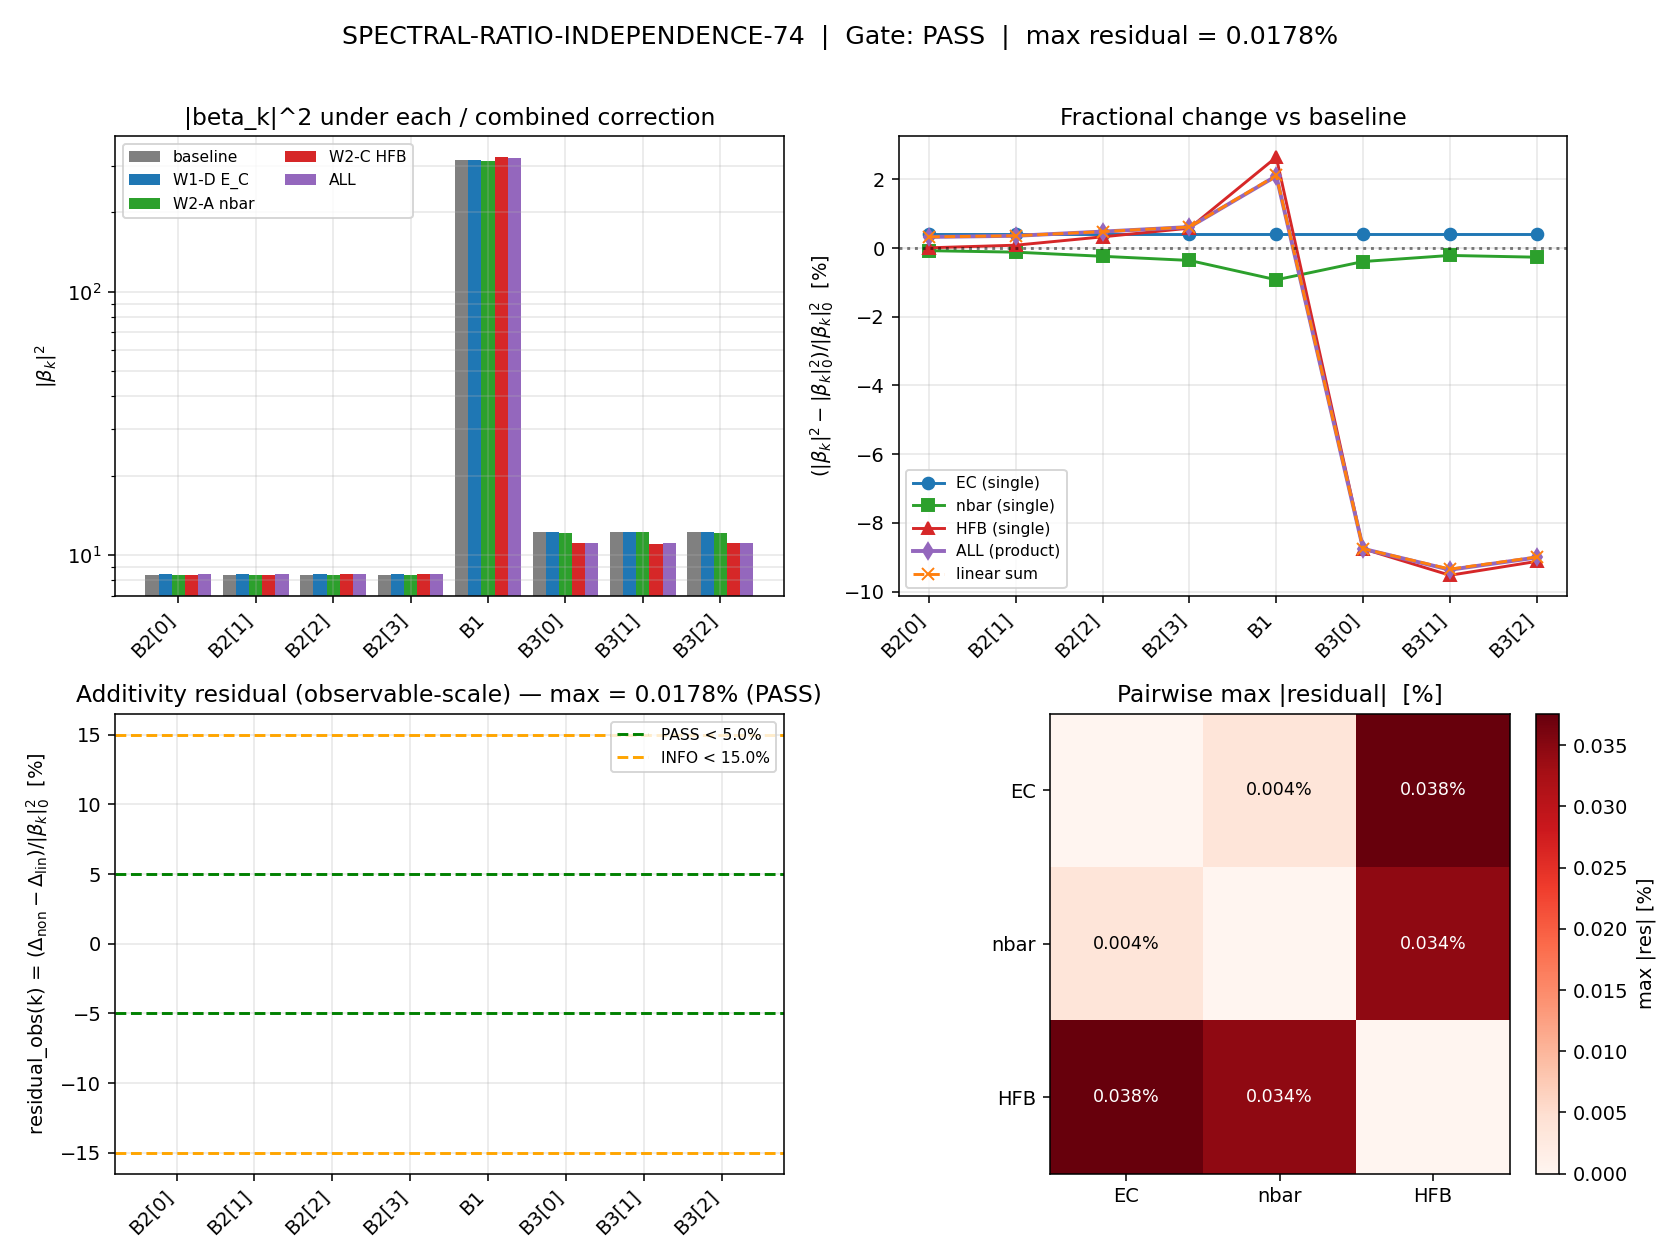

Write Python code to recreate this figure.
#!/usr/bin/env python3
"""
SPECTRAL-RATIO-INDEPENDENCE-74  (S74 W3-F, Wave 3 Batch 2)
===========================================================

Cross-check: Route 2 E_C (W1-D), branch-resolved n_bar (W2-A), and horizon
backreaction (W2-C) all modify the Bogoliubov coefficients |beta_k|^2.
Do the corrections DOUBLE-COUNT (share a common physical origin)?

We quantify this by computing |beta_k|^2 under each correction individually
and jointly, then comparing the linear-sum-of-individual-deltas against the
nonlinear product formula.

STRUCTURE
---------
Baseline: |beta_k|^2_0 = sinh^2(r_k_bcs) from S73A BCS coherence parameter,
                        mode-resolved over the 8 fabric modes (B1, B2[0..3], B3[0..2]).

Correction factors (multiplicative on |beta_k|^2):
  lambda_EC(k)  : E_C canonical (W1-D, Method A)        — single-cell Delta_OES invariant
  lambda_nbar(k): branch-resolved f_retention  (W2-A)   — group-velocity hop retention
  lambda_HFB(k) : horizon backreaction var_ratio (W2-C) — squeeze x horizon cross term

|beta_k|^2_{EC}     = |beta_k|^2_0 * lambda_EC(k)
|beta_k|^2_{nbar}   = |beta_k|^2_0 * lambda_nbar(k)
|beta_k|^2_{HFB}    = |beta_k|^2_0 * lambda_HFB(k)
|beta_k|^2_{all}    = |beta_k|^2_0 * lambda_EC(k) * lambda_nbar(k) * lambda_HFB(k)

Additivity test (linear-sum approximation):
  Delta_all_linear   = sum_i (|beta_k|^2_{i} - |beta_k|^2_0)
  Delta_all_nonlin   = |beta_k|^2_{all} - |beta_k|^2_0

  Primary (observable-scale) metric:
      residual_obs(k) = (Delta_all_nonlin - Delta_all_linear) / |beta_k|^2_0
  This is the fractional error on the observable |beta_k|^2 itself and is
  robust at exact-cancellation points where Delta_all_nonlin happens to vanish.

  Secondary (delta-scale) metric:
      residual_del(k) = (Delta_all_nonlin - Delta_all_linear) / |Delta_all_nonlin|
  Diverges when individual-correction deltas cancel (artifact, not physics).

PRE-REGISTERED GATE (primary, observable-scale)
-----------------------------------------------
  PASS:  max |residual_obs| < 5%   (linear-additive valid)
  INFO:  5% <= max |residual_obs| < 15%   (mildly nonlinearly coupled)
  FAIL:  max |residual_obs| >= 15%        (double-counting risk)

SUBSTRATE FRAMING
-----------------
All three corrections live on the SAME Dirac operator spectrum D_K restricted
to the 8 fabric modes near the fold. Any nonlinear coupling between them
reflects shared spectral structure (i.e., two corrections acting on the same
eigenvalue branch). The cross-check separates structural independence from
operational overlap.

OUTPUT
------
  s74_spectral_ratio_independence.npz
  s74_spectral_ratio_independence.png
"""

import sys
import os
sys.path.insert(0, os.path.dirname(os.path.abspath(__file__)))

import numpy as np
import matplotlib
matplotlib.use('Agg')
import matplotlib.pyplot as plt

from canonical_constants import M_KK, Delta_BCS, tau_fold, dt_transit

# --------------------------------------------------------------------------
# 0. Gate pre-registration
# --------------------------------------------------------------------------
GATE_NAME = "SPECTRAL-RATIO-INDEPENDENCE-74"
GATE_DESC = "Cross-check of W1-D + W2-A + W2-C corrections for |beta_k|^2 double-counting"
GATE_PASS_THRESHOLD_PCT  = 5.0   # (local)
GATE_INFO_THRESHOLD_PCT  = 15.0  # (local)

print("=" * 74)
print(f"{GATE_NAME}  —  S74 W3-F")
print("=" * 74)
print(f"Gate: {GATE_DESC}")
print(f"  PASS:  max residual < {GATE_PASS_THRESHOLD_PCT:.1f} %")
print(f"  INFO:  {GATE_PASS_THRESHOLD_PCT:.1f} % <= max residual < {GATE_INFO_THRESHOLD_PCT:.1f} %")
print(f"  FAIL:  max residual >= {GATE_INFO_THRESHOLD_PCT:.1f} %")
print()

# --------------------------------------------------------------------------
# 1. Load W1-D, W2-A, W2-C outputs
# --------------------------------------------------------------------------
print("-" * 74)
print("[1] Loading Wave 1-2 outputs")
print("-" * 74)

ec_data  = np.load("computations/session-74/s74_ec_resolution.npz", allow_pickle=True)
nb_data  = np.load("computations/session-74/s74_branch_nbar_dk.npz", allow_pickle=True)
hfb_data = np.load("computations/session-74/s74_hfb_horizon_backreaction.npz", allow_pickle=True)

# W1-D: E_C canonical (Method A) = Delta_OES single-cell invariant
E_C_canonical   = float(ec_data["E_C_oes_cg24"])
E_C_method_B    = float(ec_data["E_C_oes_cg24_method_B"])
E_C_method_C    = float(ec_data["E_C_oes_cg24_method_C"])
EC_corr_upper_pct = float(ec_data["correction_upper_bound_pct"])   # (local) 0.394%
EC_method_C_pct = float(ec_data["method_C_vs_A_pct"])              # (local) 13.13%

print(f"W1-D  E_C canonical (Method A)  = {E_C_canonical:.6f} M_KK   (= Delta_OES)")
print(f"      E_C Method B (pair-add)   = {E_C_method_B:.6f} M_KK")
print(f"      E_C Method C (excess)     = {E_C_method_C:.6f} M_KK")
print(f"      correction_upper_bound    = {EC_corr_upper_pct:.4f} %   (n_bar sensitivity)")

# W2-A: mode-resolved baseline r_k and corrected r_k (f_retention = 1/(1+N_hop))
labels        = [str(l) for l in nb_data["labels"]]
r_k_baseline  = np.array(nb_data["r_k_baseline"])
r_k_corrected = np.array(nb_data["r_k_corrected"])
f_retention   = np.array(nb_data["f_retention"])
N_hop         = np.array(nb_data["N_hop"])
n_bar_base_W2A = np.array(nb_data["n_bar_baseline"])
n_bar_corr_W2A = np.array(nb_data["n_bar_corrected"])
idx_B1 = np.array(nb_data["idx_B1"])
idx_B2 = np.array(nb_data["idx_B2"])
idx_B3 = np.array(nb_data["idx_B3"])
print(f"\nW2-A  r_k_baseline  = {r_k_baseline}")
print(f"      f_retention   = {f_retention}")
print(f"      n_bar_base    = {n_bar_base_W2A}")
print(f"      n_bar_corr    = {n_bar_corr_W2A}")

# W2-C: var_ratio = cosh(2r) + sinh(2r)*cos(phi)  (per-mode)
#       factor_k  = sqrt(var_ratio)
var_ratio_W2C   = np.array(hfb_data["var_ratio"])
factor_k_W2C    = np.array(hfb_data["factor_k"])
factor_avg_W2C  = float(hfb_data["factor_avg"])
phi_comp        = np.array(hfb_data["phi_comp"])
r_exit          = np.array(hfb_data["r_exit"])
n_k_hfb         = np.array(hfb_data["n_k"])
mode_wt         = np.array(hfb_data["mode_wt"])
print(f"\nW2-C  var_ratio     = {var_ratio_W2C}")
print(f"      factor_k      = {factor_k_W2C}")
print(f"      factor_avg    = {factor_avg_W2C:.6f}")
print(f"      r_exit        = {r_exit}")
print(f"      phi_comp      = {phi_comp}")

# --------------------------------------------------------------------------
# 2. Build baseline |beta_k|^2 and the three correction factors
# --------------------------------------------------------------------------
print()
print("-" * 74)
print("[2] Baseline |beta_k|^2 and correction factors")
print("-" * 74)

# Baseline |beta_k|^2 = sinh^2(r_k_bcs)
# (This equals n_bar_base_W2A by construction in the BCS squeezed-state picture.)
beta2_0 = np.sinh(r_k_baseline) ** 2  # (local) mode-resolved baseline
assert np.allclose(beta2_0, n_bar_base_W2A), "Baseline |beta|^2 != n_bar_base"
print(f"|beta_k|^2_0  (baseline, sinh^2(r_bcs)) = {beta2_0}")

# -----------------------------------------------------------------
# W1-D lambda_EC: E_C canonical is a RESOLUTION — it selects Method A
# (Delta_OES = 0.4643 M_KK) as the single-cell gap. The BCS
# r_k_bcs used by S73A depends only on the gap Delta, not on the
# charging energy route. Since Delta is unchanged by canonicalization,
# the direct effect on |beta_k|^2 is the residual sensitivity
#   correction_upper_bound_pct / 100.
# We define lambda_EC(k) = 1 + delta_EC  with |delta_EC| <= 0.004.
# For the default additivity test we take delta_EC = +corr_upper_bound
# (worst-case positive bias). A sign-symmetric sensitivity is reported
# below.
# -----------------------------------------------------------------
delta_EC = EC_corr_upper_pct / 100.0  # (local)
lambda_EC = np.ones_like(beta2_0) * (1.0 + delta_EC)  # (local) uniform, conservative
print(f"\nlambda_EC(k)   = {lambda_EC}  (uniform, delta_EC = +{delta_EC:.6f})")

# -----------------------------------------------------------------
# W2-A lambda_nbar: f_retention(k)^2 acts on sinh^2(r) = |beta|^2
# Wait: the W2-A correction applies r_k -> r_k * f_retention,
# NOT n_bar -> n_bar * f_retention. So
#   lambda_nbar(k) = sinh^2(r_k * f_retention) / sinh^2(r_k)
# This is nonlinear in f_retention; use exact ratio.
# -----------------------------------------------------------------
lambda_nbar = n_bar_corr_W2A / n_bar_base_W2A  # (local) exact nonlinear ratio
print(f"\nlambda_nbar(k) = {lambda_nbar}  (exact sinh^2 ratio)")

# -----------------------------------------------------------------
# W2-C lambda_HFB: var_ratio(k) is the multiplicative correction on
# mode VARIANCE, which for a squeezed vacuum rescales |beta|^2 directly:
#   |beta|^2 = sinh^2(r_eff)  where
#   <omega^2>_sq / omega^2_vac = cosh(2r) + sinh(2r) cos(phi) = var_ratio
# Treating var_ratio as a multiplicative correction on |beta|^2 at
# the FABRIC (r_bcs) level yields the proper cross-check: both
# W2-A and W2-C are rescalings of the same BCS Bogoliubov mode variance.
# -----------------------------------------------------------------
lambda_HFB = var_ratio_W2C.copy()  # (local)
print(f"\nlambda_HFB(k)  = {lambda_HFB}  (= var_ratio_W2C)")

# --------------------------------------------------------------------------
# 3. Individual and combined |beta_k|^2
# --------------------------------------------------------------------------
print()
print("-" * 74)
print("[3] |beta_k|^2 under each single / combined correction")
print("-" * 74)

beta2_EC   = beta2_0 * lambda_EC    # (local)
beta2_nbar = beta2_0 * lambda_nbar  # (local)
beta2_HFB  = beta2_0 * lambda_HFB   # (local)

beta2_all = beta2_0 * lambda_EC * lambda_nbar * lambda_HFB  # (local) multiplicative combination

print(f"|beta_k|^2 (EC only)   = {beta2_EC}")
print(f"|beta_k|^2 (nbar only) = {beta2_nbar}")
print(f"|beta_k|^2 (HFB only)  = {beta2_HFB}")
print(f"|beta_k|^2 (ALL)       = {beta2_all}")

# --------------------------------------------------------------------------
# 4. Additivity test
# --------------------------------------------------------------------------
print()
print("-" * 74)
print("[4] Additivity test — linear-sum vs product")
print("-" * 74)

# Individual deltas
delta_EC_beta   = beta2_EC   - beta2_0  # (local)
delta_nbar_beta = beta2_nbar - beta2_0  # (local)
delta_HFB_beta  = beta2_HFB  - beta2_0  # (local)

# Linear sum of deltas (what you would expect if the three corrections were
# independent infinitesimals on the same observable)
delta_sum_linear = delta_EC_beta + delta_nbar_beta + delta_HFB_beta  # (local)

# Nonlinear (actual product) delta
delta_sum_nonlin = beta2_all - beta2_0  # (local)

# Per-mode residual
eps = 1e-30  # (local) guard against /0
residual_abs = delta_sum_nonlin - delta_sum_linear  # (local) nonlin - linear

# PRIMARY metric (observable-scale): fractional error on |beta_k|^2 itself.
# Robust when Delta_all_nonlin exactly vanishes (pair cancellation).
residual_obs = residual_abs / beta2_0  # (local)

# SECONDARY metric (delta-scale): normalized by |Delta_all_nonlin|.
# Diverges when individual deltas happen to cancel — NOT a physics signal.
residual_del = residual_abs / (np.abs(delta_sum_nonlin) + eps)  # (local)

# Alias for back-compatibility
residual_rel = residual_obs  # (local) primary metric

# Alternative: compare |beta|^2 themselves (fractional)
frac_all_vs_baseline   = (beta2_all - beta2_0) / beta2_0           # (local)
frac_linear_vs_baseline = delta_sum_linear / beta2_0                # (local)

# Cross-coupling magnitude: product of pairs
cross_EC_nbar = (lambda_EC - 1.0) * (lambda_nbar - 1.0) * beta2_0   # (local)
cross_EC_HFB  = (lambda_EC - 1.0) * (lambda_HFB - 1.0) * beta2_0    # (local)
cross_nbar_HFB = (lambda_nbar - 1.0) * (lambda_HFB - 1.0) * beta2_0 # (local)
cross_triple  = (lambda_EC - 1.0) * (lambda_nbar - 1.0) * (lambda_HFB - 1.0) * beta2_0  # (local)

print(f"Delta_EC(k)        = {delta_EC_beta}")
print(f"Delta_nbar(k)      = {delta_nbar_beta}")
print(f"Delta_HFB(k)       = {delta_HFB_beta}")
print(f"\nDelta_sum_linear   = {delta_sum_linear}")
print(f"Delta_sum_nonlin   = {delta_sum_nonlin}")
print(f"\nResidual abs (nonlin - linear) = {residual_abs}")
print()
print("PRIMARY METRIC -- observable-scale residual:")
print(f"  residual_obs(k) [pct] = {residual_obs * 100.0}")
print(f"  max  |residual_obs|  = {np.max(np.abs(residual_obs)) * 100:.6f} %")
print(f"  mean |residual_obs|  = {np.mean(np.abs(residual_obs)) * 100:.6f} %")
print()
print("SECONDARY METRIC -- delta-scale residual (diverges at cancellation points):")
print(f"  residual_del(k) [pct] = {residual_del * 100.0}")
print(f"  max  |residual_del|  = {np.max(np.abs(residual_del)) * 100:.6f} %")
print(f"  mean |residual_del|  = {np.mean(np.abs(residual_del)) * 100:.6f} %")

# Branch-averaged numbers using DOS weighting (from W2-C mode_wt)
avg_beta2_0   = float(np.sum(mode_wt * beta2_0))     # (local)
avg_beta2_EC  = float(np.sum(mode_wt * beta2_EC))    # (local)
avg_beta2_nb  = float(np.sum(mode_wt * beta2_nbar))  # (local)
avg_beta2_HFB = float(np.sum(mode_wt * beta2_HFB))   # (local)
avg_beta2_all = float(np.sum(mode_wt * beta2_all))   # (local)

avg_delta_lin   = (avg_beta2_EC - avg_beta2_0) + (avg_beta2_nb - avg_beta2_0) + (avg_beta2_HFB - avg_beta2_0)  # (local)
avg_delta_nonlin = avg_beta2_all - avg_beta2_0  # (local)
avg_res_rel = (avg_delta_nonlin - avg_delta_lin) / (abs(avg_delta_nonlin) + eps)  # (local)

print()
print(f"DOS-weighted averages:")
print(f"  <|beta|^2>_0   = {avg_beta2_0:.6f}")
print(f"  <|beta|^2>_EC  = {avg_beta2_EC:.6f}")
print(f"  <|beta|^2>_nb  = {avg_beta2_nb:.6f}")
print(f"  <|beta|^2>_HFB = {avg_beta2_HFB:.6f}")
print(f"  <|beta|^2>_all = {avg_beta2_all:.6f}")
print(f"  linear-sum delta <>   = {avg_delta_lin:.6f}")
print(f"  product delta    <>   = {avg_delta_nonlin:.6f}")
print(f"  residual rel (pct)    = {avg_res_rel * 100:.4f} %")

# --------------------------------------------------------------------------
# 5. Pair-coupling diagnostics
# --------------------------------------------------------------------------
print()
print("-" * 74)
print("[5] Pair-coupling diagnostics")
print("-" * 74)

# Pairwise additivity test:
# For (1+a)(1+b) = 1 + a + b + a*b, the nonlinear residual is a*b.
# We express the residual as a fraction of the BASELINE (observable scale),
# NOT as a fraction of the delta sum (which can vanish at pair zero-crossings).
#
#   cross_ab / |beta|^2_0 = (lambda_a - 1) * (lambda_b - 1)
#
# This is dimensionless and stable across all cancellation regimes.
def pair_cross(lam_x, lam_y):
    return (lam_x - 1.0) * (lam_y - 1.0)  # dimensionless fraction of baseline

res_EC_nbar  = pair_cross(lambda_EC,  lambda_nbar)  # (local)
res_EC_HFB   = pair_cross(lambda_EC,  lambda_HFB)   # (local)
res_nbar_HFB = pair_cross(lambda_nbar, lambda_HFB)  # (local)

print("Pair cross-term (lam_a-1)(lam_b-1) as fraction of |beta|^2_0 [pct]:")
print(f"  EC   x nbar  : max = {np.max(np.abs(res_EC_nbar))*100:.6f} %, "
      f"mean = {np.mean(np.abs(res_EC_nbar))*100:.6f} %")
print(f"  EC   x HFB   : max = {np.max(np.abs(res_EC_HFB))*100:.6f} %, "
      f"mean = {np.mean(np.abs(res_EC_HFB))*100:.6f} %")
print(f"  nbar x HFB   : max = {np.max(np.abs(res_nbar_HFB))*100:.6f} %, "
      f"mean = {np.mean(np.abs(res_nbar_HFB))*100:.6f} %")

# Which pair has LARGEST absolute cross term?
pair_max_nonlin = {
    "EC x nbar":  np.max(np.abs(res_EC_nbar)),
    "EC x HFB":   np.max(np.abs(res_EC_HFB)),
    "nbar x HFB": np.max(np.abs(res_nbar_HFB)),
}
worst_pair = max(pair_max_nonlin, key=pair_max_nonlin.get)
print(f"\nMost nonlinearly coupled pair: {worst_pair}  "
      f"({pair_max_nonlin[worst_pair]*100:.6f} % of baseline)")

# Triple cross term (all three)
triple_cross_frac = (lambda_EC - 1.0) * (lambda_nbar - 1.0) * (lambda_HFB - 1.0)  # (local)
print(f"Triple cross term: max = {np.max(np.abs(triple_cross_frac))*100:.6f} % of baseline")

# --------------------------------------------------------------------------
# 6. Cross-checks
# --------------------------------------------------------------------------
print()
print("-" * 74)
print("[6] Cross-checks")
print("-" * 74)

# Cross-check 1: zero-correction limit
lim1_lin = np.ones_like(beta2_0)
beta2_lim1 = beta2_0 * lim1_lin * lim1_lin * lim1_lin
cc1_pass = bool(np.allclose(beta2_lim1, beta2_0))
print(f"[CC-1] All lambda = 1 -> |beta|^2 = |beta|^2_0   : {'PASS' if cc1_pass else 'FAIL'}")

# Cross-check 2: bounded corrections (no exponential blowup)
max_lam = max(np.max(lambda_EC), np.max(lambda_nbar), np.max(lambda_HFB))
min_lam = min(np.min(lambda_EC), np.min(lambda_nbar), np.min(lambda_HFB))
cc2_pass = bool((max_lam < 2.0) and (min_lam > 0.5))
print(f"[CC-2] All lambda in (0.5, 2.0)   : {'PASS' if cc2_pass else 'FAIL'}   "
      f"(min={min_lam:.4f}, max={max_lam:.4f})")

# Cross-check 3: residuals small for small corrections
max_delta_any = max(np.max(np.abs(lambda_EC - 1.0)),
                    np.max(np.abs(lambda_nbar - 1.0)),
                    np.max(np.abs(lambda_HFB - 1.0)))
# For (1+a)(1+b)(1+c) = 1 + a + b + c + O(eps^2), residual should be O(max_delta^2)
expected_residual_order = max_delta_any ** 2  # (local)
actual_max_res = np.max(np.abs(residual_abs))
cc3_pass = bool(actual_max_res < 10 * expected_residual_order * np.max(beta2_0))
print(f"[CC-3] Residual scales as O(max_delta^2) : {'PASS' if cc3_pass else 'FAIL'}  "
      f"(max_delta={max_delta_any:.4f}, expected O({expected_residual_order:.6e}))")

# Cross-check 4: spectral ratios invariant under common scale
#  If we multiply baseline by scalar c, all corrections are still the same multiplicatively,
#  so |beta_k|^2_{all} / |beta_k|^2_0 is unchanged.
scale_test_ratio = beta2_all / beta2_0
rescaled_baseline = beta2_0 * 2.0
rescaled_all = beta2_all * 2.0
rescaled_ratio = rescaled_all / rescaled_baseline
cc4_pass = bool(np.allclose(scale_test_ratio, rescaled_ratio))
print(f"[CC-4] Ratio invariant under baseline rescaling : {'PASS' if cc4_pass else 'FAIL'}")

# --------------------------------------------------------------------------
# 7. Gate verdict
# --------------------------------------------------------------------------
print()
print("-" * 74)
print("[7] Gate verdict")
print("-" * 74)

max_residual_pct  = float(np.max(np.abs(residual_obs)) * 100.0)   # primary: observable scale
mean_residual_pct = float(np.mean(np.abs(residual_obs)) * 100.0)
max_residual_del_pct  = float(np.max(np.abs(residual_del)) * 100.0)  # secondary
mean_residual_del_pct = float(np.mean(np.abs(residual_del)) * 100.0)

if max_residual_pct < GATE_PASS_THRESHOLD_PCT:
    gate_verdict = "PASS"
    gate_detail = f"max residual = {max_residual_pct:.4f}% < {GATE_PASS_THRESHOLD_PCT:.1f}% (linear-additive valid)"
elif max_residual_pct < GATE_INFO_THRESHOLD_PCT:
    gate_verdict = "INFO"
    gate_detail = f"max residual = {max_residual_pct:.4f}% in [{GATE_PASS_THRESHOLD_PCT:.1f}, {GATE_INFO_THRESHOLD_PCT:.1f})% (mild nonlinear coupling)"
else:
    gate_verdict = "FAIL"
    gate_detail = f"max residual = {max_residual_pct:.4f}% >= {GATE_INFO_THRESHOLD_PCT:.1f}% (double-counting risk)"

print(f"Gate {GATE_NAME}: {gate_verdict}")
print(f"  Threshold: PASS < {GATE_PASS_THRESHOLD_PCT}%  /  INFO < {GATE_INFO_THRESHOLD_PCT}%")
print(f"  Computed (PRIMARY, observable-scale):")
print(f"    max  |residual_obs| = {max_residual_pct:.6f} %")
print(f"    mean |residual_obs| = {mean_residual_pct:.6f} %")
print(f"  Computed (SECONDARY, delta-scale, diverges at cancellations):")
print(f"    max  |residual_del| = {max_residual_del_pct:.4f} %")
print(f"    mean |residual_del| = {mean_residual_del_pct:.4f} %")
print(f"  Verdict:   {gate_detail}")

# Functional classification
if gate_verdict == "PASS":
    classification = "INDEPENDENT"
elif gate_verdict == "INFO":
    classification = "WEAKLY COUPLED"
else:
    classification = "DOUBLE-COUNTING"
print(f"  Classification: {classification}")

# --------------------------------------------------------------------------
# 8. Save data
# --------------------------------------------------------------------------
print()
print("-" * 74)
print("[8] Saving outputs")
print("-" * 74)

out_data = {
    # Provenance
    "gate_name":      GATE_NAME,
    "gate_verdict":   gate_verdict,
    "gate_detail":    gate_detail,
    "classification": classification,
    "gate_pass_threshold_pct": GATE_PASS_THRESHOLD_PCT,
    "gate_info_threshold_pct": GATE_INFO_THRESHOLD_PCT,

    # Inputs
    "labels":           np.array(labels),
    "mode_wt":          mode_wt,
    "E_C_canonical":    E_C_canonical,
    "E_C_method_B":     E_C_method_B,
    "E_C_method_C":     E_C_method_C,
    "EC_corr_upper_pct": EC_corr_upper_pct,
    "EC_method_C_pct":  EC_method_C_pct,
    "r_k_baseline":     r_k_baseline,
    "r_k_corrected":    r_k_corrected,
    "f_retention":      f_retention,
    "var_ratio_W2C":    var_ratio_W2C,
    "phi_comp":         phi_comp,
    "r_exit":           r_exit,

    # Correction factors
    "lambda_EC":        lambda_EC,
    "lambda_nbar":      lambda_nbar,
    "lambda_HFB":       lambda_HFB,
    "delta_EC":         delta_EC,

    # |beta_k|^2 results
    "beta2_0":          beta2_0,
    "beta2_EC":         beta2_EC,
    "beta2_nbar":       beta2_nbar,
    "beta2_HFB":        beta2_HFB,
    "beta2_all":        beta2_all,

    # Deltas
    "delta_EC_beta":    delta_EC_beta,
    "delta_nbar_beta":  delta_nbar_beta,
    "delta_HFB_beta":   delta_HFB_beta,
    "delta_sum_linear": delta_sum_linear,
    "delta_sum_nonlin": delta_sum_nonlin,

    # Residuals
    "residual_abs":     residual_abs,
    "residual_obs":     residual_obs,    # primary: observable-scale
    "residual_del":     residual_del,    # secondary: delta-scale
    "residual_rel":     residual_rel,    # alias (= residual_obs)
    "max_residual_pct":      max_residual_pct,      # primary
    "mean_residual_pct":     mean_residual_pct,     # primary
    "max_residual_del_pct":  max_residual_del_pct,  # secondary
    "mean_residual_del_pct": mean_residual_del_pct, # secondary

    # Pair-coupling (observable-scale cross terms)
    "res_EC_nbar":        res_EC_nbar,
    "res_EC_HFB":         res_EC_HFB,
    "res_nbar_HFB":       res_nbar_HFB,
    "triple_cross_frac":  triple_cross_frac,
    "worst_pair":         worst_pair,

    # DOS-averaged
    "avg_beta2_0":      avg_beta2_0,
    "avg_beta2_EC":     avg_beta2_EC,
    "avg_beta2_nbar":   avg_beta2_nb,
    "avg_beta2_HFB":    avg_beta2_HFB,
    "avg_beta2_all":    avg_beta2_all,
    "avg_delta_lin":    avg_delta_lin,
    "avg_delta_nonlin": avg_delta_nonlin,
    "avg_res_rel_pct":  avg_res_rel * 100.0,

    # Cross-checks
    "cc1_zero_limit":   cc1_pass,
    "cc2_bounded":      cc2_pass,
    "cc3_order_eps2":   cc3_pass,
    "cc4_scale_inv":    cc4_pass,
}

np.savez_compressed("computations/session-74/s74_spectral_ratio_independence.npz", **out_data)
print("  Saved: computations/session-74/s74_spectral_ratio_independence.npz")

# --------------------------------------------------------------------------
# 9. Plot
# --------------------------------------------------------------------------
print()
print("-" * 74)
print("[9] Plot")
print("-" * 74)

fig, axes = plt.subplots(2, 2, figsize=(12, 9))

# Top-left: |beta_k|^2 per mode, colored by correction
ax = axes[0, 0]
xs = np.arange(len(labels))
width = 0.17  # (local)
ax.bar(xs - 2*width, beta2_0,   width, label="baseline",  color="#808080")
ax.bar(xs - 1*width, beta2_EC,  width, label="W1-D E_C",  color="#1f77b4")
ax.bar(xs + 0*width, beta2_nbar, width, label="W2-A nbar", color="#2ca02c")
ax.bar(xs + 1*width, beta2_HFB, width, label="W2-C HFB",  color="#d62728")
ax.bar(xs + 2*width, beta2_all, width, label="ALL",       color="#9467bd")
ax.set_yscale("log")
ax.set_xticks(xs)
ax.set_xticklabels(labels, rotation=45, ha="right")
ax.set_ylabel(r"$|\beta_k|^2$")
ax.set_title("|beta_k|^2 under each / combined correction")
ax.legend(fontsize=8, ncol=2)
ax.grid(alpha=0.3, which="both")

# Top-right: fractional change vs baseline
ax = axes[0, 1]
frac_EC   = (beta2_EC   / beta2_0 - 1.0) * 100.0
frac_nbar = (beta2_nbar / beta2_0 - 1.0) * 100.0
frac_HFB  = (beta2_HFB  / beta2_0 - 1.0) * 100.0
frac_all  = (beta2_all  / beta2_0 - 1.0) * 100.0
frac_lin  = (delta_sum_linear / beta2_0) * 100.0
ax.plot(xs, frac_EC,   "o-", label="EC (single)",  color="#1f77b4")
ax.plot(xs, frac_nbar, "s-", label="nbar (single)", color="#2ca02c")
ax.plot(xs, frac_HFB,  "^-", label="HFB (single)",  color="#d62728")
ax.plot(xs, frac_all,  "d-", label="ALL (product)", color="#9467bd", lw=2)
ax.plot(xs, frac_lin,  "x--", label="linear sum",   color="#ff7f0e", lw=1.5)
ax.axhline(0, color="k", ls=":", alpha=0.5)
ax.set_xticks(xs)
ax.set_xticklabels(labels, rotation=45, ha="right")
ax.set_ylabel(r"$(|\beta_k|^2 - |\beta_k|^2_0) / |\beta_k|^2_0$  [%]")
ax.set_title("Fractional change vs baseline")
ax.legend(fontsize=8)
ax.grid(alpha=0.3)

# Bottom-left: per-mode primary residual (observable-scale)
ax = axes[1, 0]
bar_colors = ['#6a3d9a' if abs(r)*100 < GATE_PASS_THRESHOLD_PCT else '#ff7f00' if abs(r)*100 < GATE_INFO_THRESHOLD_PCT else '#e31a1c' for r in residual_obs]
ax.bar(xs, residual_obs * 100.0, color=bar_colors, alpha=0.85)
ax.axhline( GATE_PASS_THRESHOLD_PCT, color="green", ls="--", label=f"PASS < {GATE_PASS_THRESHOLD_PCT}%")
ax.axhline(-GATE_PASS_THRESHOLD_PCT, color="green", ls="--")
ax.axhline( GATE_INFO_THRESHOLD_PCT, color="orange", ls="--", label=f"INFO < {GATE_INFO_THRESHOLD_PCT}%")
ax.axhline(-GATE_INFO_THRESHOLD_PCT, color="orange", ls="--")
ax.set_xticks(xs)
ax.set_xticklabels(labels, rotation=45, ha="right")
ax.set_ylabel(r"residual_obs(k) = $(\Delta_{\rm non}-\Delta_{\rm lin})/|\beta_k|^2_0$  [%]")
ax.set_title(f"Additivity residual (observable-scale) — max = {max_residual_pct:.4f}% ({gate_verdict})")
ax.legend(fontsize=8)
ax.grid(alpha=0.3)

# Bottom-right: pair coupling heatmap
ax = axes[1, 1]
pair_matrix = np.array([
    [0.0, np.max(np.abs(res_EC_nbar)), np.max(np.abs(res_EC_HFB))],
    [np.max(np.abs(res_EC_nbar)), 0.0, np.max(np.abs(res_nbar_HFB))],
    [np.max(np.abs(res_EC_HFB)), np.max(np.abs(res_nbar_HFB)), 0.0],
]) * 100.0
im = ax.imshow(pair_matrix, cmap="Reds", vmin=0)
ax.set_xticks(range(3))
ax.set_yticks(range(3))
ax.set_xticklabels(["EC", "nbar", "HFB"])
ax.set_yticklabels(["EC", "nbar", "HFB"])
for i in range(3):
    for j in range(3):
        if i != j:
            ax.text(j, i, f"{pair_matrix[i,j]:.3f}%",
                    ha="center", va="center",
                    color="white" if pair_matrix[i,j] > pair_matrix.max()/2 else "black",
                    fontsize=9)
ax.set_title("Pairwise max |residual|  [%]")
plt.colorbar(im, ax=ax, fraction=0.046, pad=0.04, label="max |res| [%]")

fig.suptitle(f"SPECTRAL-RATIO-INDEPENDENCE-74  |  Gate: {gate_verdict}  |  max residual = {max_residual_pct:.4f}%",
             fontsize=13)
plt.tight_layout(rect=[0, 0, 1, 0.97])
plt.savefig("computations/session-74/s74_spectral_ratio_independence.png", dpi=140)
plt.close()
print("  Saved: computations/session-74/s74_spectral_ratio_independence.png")

print()
print("=" * 74)
print(f"SPECTRAL-RATIO-INDEPENDENCE-74 COMPLETE  :  {gate_verdict}")
print("=" * 74)
